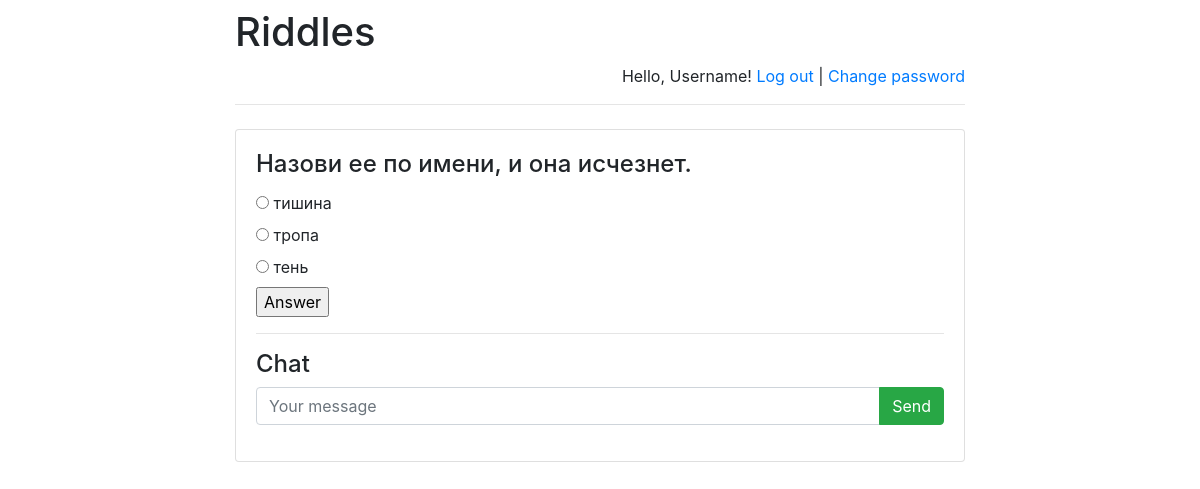
/riddles/1/ (signed in), run on the app's committed database.
### riddles/models.py (models this page shows)
class Riddle(models.Model):
    riddle_text = models.CharField(max_length=255)
    pub_date = models.DateTimeField('date published')

class Option(models.Model):
    riddle = models.ForeignKey(Riddle, on_delete=models.CASCADE)
    text = models.CharField(max_length=255)
    correct = models.BooleanField(default=False)

### riddles/views.py (the view)
# urls.py: re_path('^([0-9]+)/$', views.detail, name='detail'),
def detail(request, riddle_id):
    error_message = None
    if "error_message" in request.GET:
        error_message = request.GET["error_message"]
    return render(
        request,
        "answer.html",
        {
            "riddle": get_object_or_404(
                Riddle, pk=riddle_id),
            "error_message": error_message,
            "latest_messages":
                Message.objects
                .filter(chat_id=riddle_id)
                .order_by('-pub_date')[:5]
        }
    )

### templates/answer.html (shortened to what this page needs)
{% extends 'base.html' %}
{% block main %}
    <h4 class="card-title">{{ riddle.riddle_text }}</h4>
    <form action="answer/" method="post">
        {% for option in riddle.option_set.all %}
            <input type="radio" name="option"
                   id="option{{ forloop.counter }}"
                   value="{{ option.id }}"/>
            <label for="option{{ forloop.counter }}">
                {{ option.text }}
            </label><br>
        {% endfor %}
        <input type="submit" value="Answer"/>
    </form>
    <hr>
    <h4>Chat</h4>
    {% if user.is_authenticated %}
        <form action="post/" method="post">
            <div class="input-group mb-3">
                <input type="text"
                       class="form-control"
                       placeholder="Your message"
                       name="message"/>
                <div class="input-group-append">
                    <input class="btn btn-success"
                           type="submit"
                           value="Send"/>
                </div>
            </div>
        </form>
    {% endif %}
{% endblock %}

### templates/base.html (shortened to what this page needs)
<!doctype html>
<html lang="en">
<head>
    <link rel="stylesheet"
href="https://stackpath.bootstrapcdn.com/bootstrap/4.1.3/css/bootstrap.min.css">
</head>
<body>
<div class="container">
    <div class="row justify-content-center">
        <div class="col-8">
            <h1 class="mt-2">Riddles</h1>
            {% if user.is_authenticated %}
                <p class="text-right">
                    Hello, {{ user.username }}!
                    <a href="/riddles/logout">Log out</a> |
                    <a href="/riddles/password-change">
                        Change password
                    </a>
                </p>
            {% else %}
                <p class="text-right">
                    <a href="/riddles/login">Log in</a> |
                    <a href="/riddles/register">Register</a>
                </p>
            {% endif %}
            <hr class="mt-0 mb-4">
            <div class="card">
                <div class="card-body">
                    {% block main %}
                    {% endblock %}
                </div>
            </div>
        </div>
    </div>
</div>
</body>
</html>

### data on the page
Riddle: riddle_text "Назови ее по имени, и она исчезнет."
Option: text "тишина"
Option: text "тропа"
Option: text "тень"

### other printed values
{{ user.username }} "Username"
